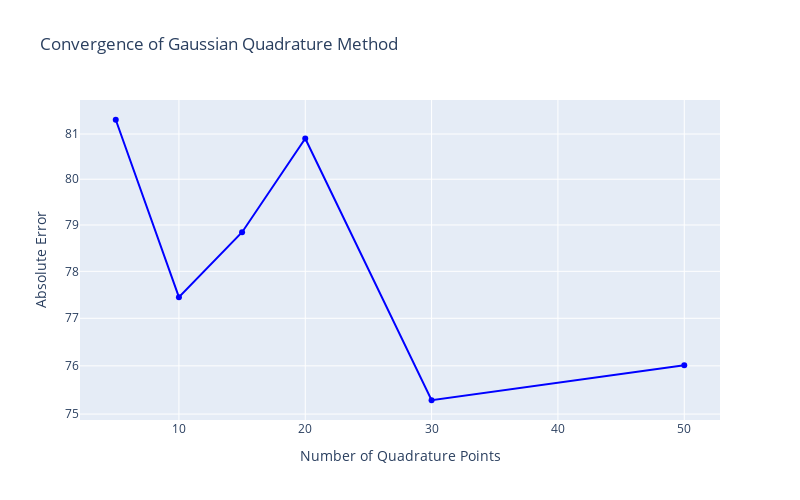

Notebook code cell kept with this figure:
### Markdown cell above
## 5. Comparing Analytical and Quadrature Methods

Let's compare the results of the analytical formula with the Gaussian quadrature method for different parameter sets.

### Code cell
# Set up parameter values
F = 0.02       # Initial forward rate (2%)
K = 0.025      # Strike rate (2.5%)
sigma = 0.004  # Volatility (40 basis points)
T1 = 1.0       # Time to rate fixing (1 year)
T2 = 1.5       # Payment time (1.5 years)
tau = T2 - T1  # Year fraction (0.5 years)
discount_factor = 0.97  # Discount factor P(0, T2)
notional = 1000000  # Notional amount (1 million)

# Calculate price using both methods
price_analytical = caplet_price_analytical(
    F, K, sigma, T1, tau, discount_factor, notional
)

# Try different numbers of quadrature points
quad_points = [5, 10, 15, 20, 30, 50]
prices_quadrature = []

for n in quad_points:
    price_quad = caplet_price_quadrature(
        F, K, sigma, T1, tau, discount_factor, notional, n_points=n
    )
    prices_quadrature.append(price_quad)

# Display results
print(f"Caplet Price (Analytical): {price_analytical:.2f}")

for i, n in enumerate(quad_points):
    print(f"Caplet Price (Quadrature, n={n}): {prices_quadrature[i]:.2f}, "  
          f"Difference: {prices_quadrature[i] - price_analytical:.6f}")

# Visualize convergence
fig = go.Figure()
fig.add_trace(go.Scatter(
    x=quad_points,
    y=[abs(price - price_analytical) for price in prices_quadrature],
    mode='lines+markers',
    name='Absolute Error',
    line=dict(color='blue', width=2)
))

fig.update_layout(
    title="Convergence of Gaussian Quadrature Method",
    xaxis_title="Number of Quadrature Points",
    yaxis_title="Absolute Error",
    yaxis_type="log",  # Log scale for better visualization of error
    width=800,
    height=500
)

fig.show()

### Figure 1 — Plotly figure (JSON) as saved in the notebook; plotly's stock layout.template omitted (floating-point values rounded to 4 significant figures)
{"data": [{"line": {"color": "blue", "width": 2}, "mode": "lines+markers", "name": "Absolute Error", "type": "scatter", "x": [5, 10, 15, 20, 30, 50], "y": [81.32, 77.45, 78.84, 80.9, 75.29, 76.01]}], "layout": {"height": 500, "title": {"text": "Convergence of Gaussian Quadrature Method"}, "width": 800, "xaxis": {"title": {"text": "Number of Quadrature Points"}}, "yaxis": {"title": {"text": "Absolute Error"}, "type": "log"}}}
